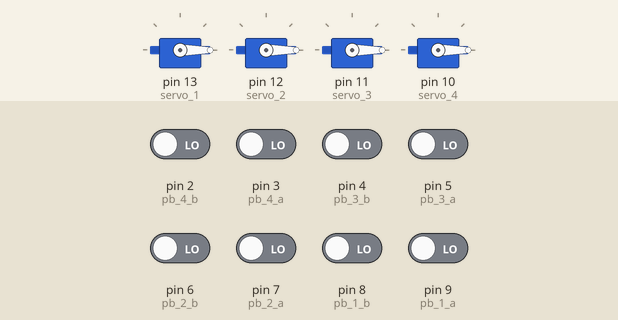
This sketch was run on a simulated Arduino Uno, built with avr-gcc and run on an emulated ATmega328P. On the bench: 4 × servo. The inputs (shaded band) are chosen by the test bench; at power-on: pin 2 (pb_4_b), pin 3 (pb_4_a), pin 4 (pb_3_b), pin 5 (pb_3_a), pin 6 (pb_2_b), pin 7 (pb_2_a), pin 8 (pb_1_b), pin 9 (pb_1_a) LOW.

Above: at 1.2 s.
1.3 s: pin 3 (pb_4_a) driven HIGH
At 1.65 s:
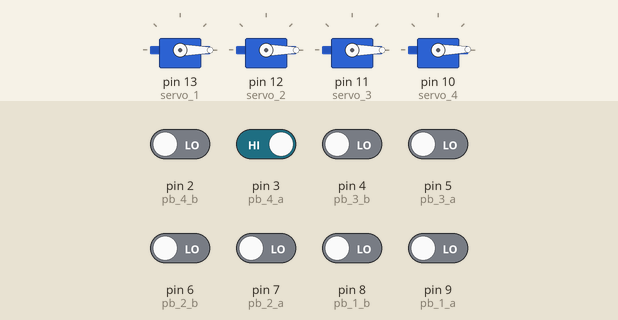
4.3 s: pin 2 (pb_4_b) driven HIGH
5.8 s: pin 2 (pb_4_b) driven LOW
At 6.45 s:
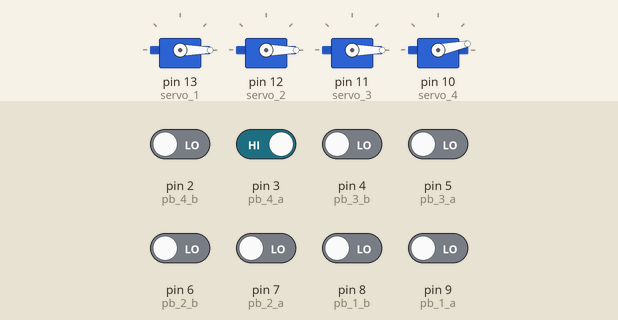
8.8 s: pin 5 (pb_3_a) driven HIGH
At 10.05 s:
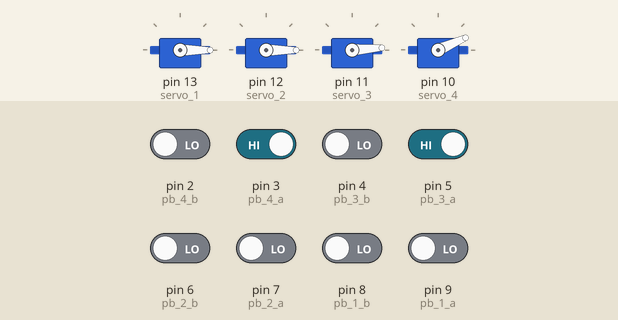
11.8 s: pin 4 (pb_3_b) driven HIGH
At 13.65 s:
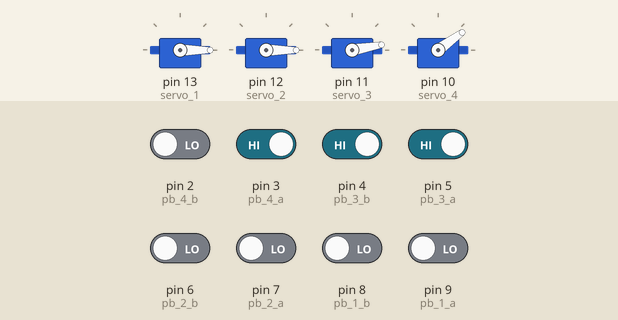
14.8 s: pin 4 (pb_3_b) driven LOW
At 17.25 s:
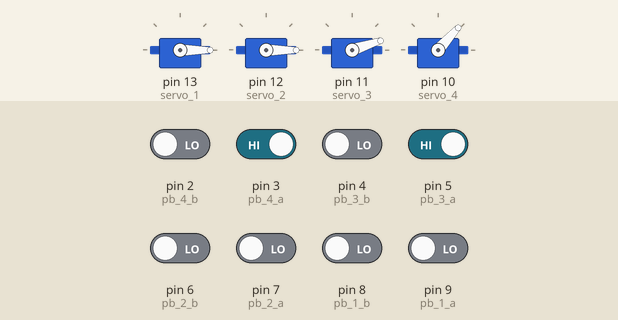
Timing chart, 0 to 22.5 s (numbered marks = the images above; inputs shaded):
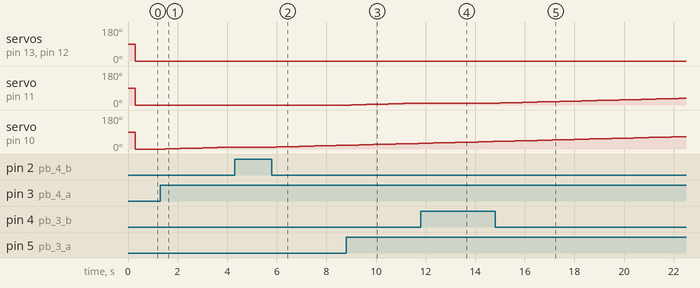

The sketch:

Miniatur_Bego.ino
```cpp
#include <Servo.h>

Servo servo_1;
Servo servo_2;
Servo servo_3;
Servo servo_4;

const int pb_1_a = 9;
const int pb_1_b = 8;
const int pb_2_a = 7;
const int pb_2_b = 6;
const int pb_3_a = 5;
const int pb_3_b = 4;
const int pb_4_a = 3;
const int pb_4_b = 2;

const int potensio_1 = A0;
const int potensio_2 = A1;
const int potensio_3 = A2;
const int potensio_4 = A3;

int val_pb_1 = 0;
int val_pb_2 = 0;
int val_pb_3 = 0;
int val_pb_4 = 0;

int val_potensio_1 = 0;
int val_potensio_2 = 0;
int val_potensio_3 = 0;
int val_potensio_4 = 0;

// millis untuk val_pb
int interval_A = 300;
int interval_B = 300;
int interval_C = 300;
int interval_D = 300;

unsigned long waktuSebelum_A = 0;
unsigned long waktuSebelum_B = 0;
unsigned long waktuSebelum_C = 0;
unsigned long waktuSebelum_D = 0;

void setup() {
  Serial.begin(115200);

  pinMode(pb_1_a, INPUT);
  pinMode(pb_1_b, INPUT);
  pinMode(pb_2_a, INPUT);
  pinMode(pb_2_b, INPUT);
  pinMode(pb_3_a, INPUT);
  pinMode(pb_3_b, INPUT);
  pinMode(pb_4_a, INPUT);
  pinMode(pb_4_b, INPUT);

  pinMode(potensio_1, INPUT);
  pinMode(potensio_2, INPUT);
  pinMode(potensio_3, INPUT);
  pinMode(potensio_4, INPUT);

  servo_1.attach(13);
  servo_2.attach(12);
  servo_3.attach(11);
  servo_4.attach(10);
}

void loop() {
  unsigned long waktuSekarang_A = millis();
  if(waktuSekarang_A - waktuSebelum_A >= interval_A || waktuSekarang_A < waktuSebelum_A){
    waktuSebelum_A = waktuSekarang_A;
    pb_1();
    servo_1.write(val_pb_1);
  }

  unsigned long waktuSekarang_B = millis();
  if(waktuSekarang_B - waktuSebelum_B >= interval_B || waktuSekarang_B < waktuSebelum_B){
    waktuSebelum_B = waktuSekarang_B;
    pb_2();
    servo_2.write(val_pb_2);
  }

  unsigned long waktuSekarang_C = millis();
  if(waktuSekarang_C - waktuSebelum_C >= interval_C || waktuSekarang_C < waktuSebelum_C){
    waktuSebelum_C = waktuSekarang_C;
    pb_3();
    servo_3.write(val_pb_3);
  }

  unsigned long waktuSekarang_D = millis();
  if(waktuSekarang_D - waktuSebelum_D >= interval_D || waktuSekarang_D < waktuSebelum_D){
    waktuSebelum_D = waktuSekarang_D;
    pb_4();
    servo_4.write(val_pb_4);
  }
}

void pb_1(){
  if(digitalRead(pb_1_a) == 1){
    val_pb_1++;
    if(val_pb_1 >= 180){
      val_pb_1 = 180;
    }
  }
  if(digitalRead(pb_1_b) == 1){
    val_pb_1--;
    if(val_pb_1 <= 0){
      val_pb_1 = 0;
    }
  }
}

void pb_2(){
  if(digitalRead(pb_2_a) == 1){
    val_pb_2++;
    if(val_pb_2 >= 180){
      val_pb_2 = 180;
    }
  }
  if(digitalRead(pb_2_b) == 1){
    val_pb_2--;
    if(val_pb_2 <= 0){
      val_pb_2 = 0;
    }
  }
}

void pb_3(){
  if(digitalRead(pb_3_a) == 1){
    val_pb_3++;
    if(val_pb_3 >= 180){
      val_pb_3 = 180;
    }
  }
  if(digitalRead(pb_3_b) == 1){
    val_pb_3--;
    if(val_pb_3 <= 0){
      val_pb_3 = 0;
    }
  }
}

void pb_4(){
  if(digitalRead(pb_4_a) == 1){
    val_pb_4++;
    if(val_pb_4 >= 180){
      val_pb_4 = 180;
    }
  }
  if(digitalRead(pb_4_b) == 1){
    val_pb_4--;
    if(val_pb_4 <= 0){
      val_pb_4 = 0;
    }
  }
}
```

Measured:
- after the input at 1.3 s, servo on pin 10 (servo_4): moves from 0° to 10° over 2.7 s, starting after 0.20 s
- after the input at 4.3 s, servo on pin 10 (servo_4): stays 10° (without the input it goes to 11° after 0.20 s)
- after the input at 5.8 s, servo on pin 10 (servo_4): moves from 10° to 20° over 2.7 s, starting after 0.20 s
- after the input at 8.8 s, servo on pin 11 (servo_3): moves from 0° to 10° over 2.7 s, starting after 0.20 s
- after the input at 11.8 s, servo on pin 11 (servo_3): stays 10° (without the input it goes to 11° after 0.20 s)
- after the input at 14.8 s, servo on pin 11 (servo_3): moves from 10° to 35° over 7.2 s, starting after 0.20 s
